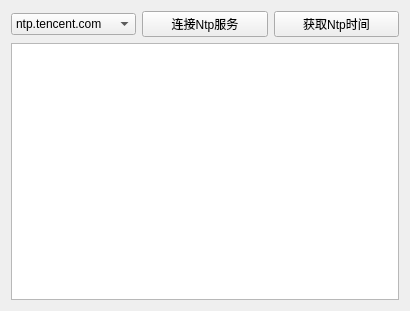
<?xml version="1.0" encoding="UTF-8"?>
<ui version="4.0">
 <class>Widget</class>
 <widget class="QWidget" name="Widget">
  <property name="geometry">
   <rect>
    <x>0</x>
    <y>0</y>
    <width>410</width>
    <height>311</height>
   </rect>
  </property>
  <property name="windowTitle">
   <string>Widget</string>
  </property>
  <layout class="QGridLayout" name="gridLayout">
   <item row="0" column="0">
    <widget class="QComboBox" name="com_address">
     <item>
      <property name="text">
       <string>ntp.tencent.com</string>
      </property>
     </item>
     <item>
      <property name="text">
       <string>ntp1.tencent.com</string>
      </property>
     </item>
     <item>
      <property name="text">
       <string>ntp2.tencent.com</string>
      </property>
     </item>
     <item>
      <property name="text">
       <string>ntp3.tencent.com</string>
      </property>
     </item>
     <item>
      <property name="text">
       <string>ntp4.tencent.com</string>
      </property>
     </item>
     <item>
      <property name="text">
       <string>ntp5.tencent.com</string>
      </property>
     </item>
     <item>
      <property name="text">
       <string>ntp.aliyun.com</string>
      </property>
     </item>
     <item>
      <property name="text">
       <string>ntp1.aliyun.com</string>
      </property>
     </item>
     <item>
      <property name="text">
       <string>ntp2.aliyun.com</string>
      </property>
     </item>
     <item>
      <property name="text">
       <string>ntp3.aliyun.com</string>
      </property>
     </item>
     <item>
      <property name="text">
       <string>ntp4.aliyun.com</string>
      </property>
     </item>
     <item>
      <property name="text">
       <string>ntp5.aliyun.com</string>
      </property>
     </item>
     <item>
      <property name="text">
       <string>ntp6.aliyun.com</string>
      </property>
     </item>
     <item>
      <property name="text">
       <string>ntp7.aliyun.com</string>
      </property>
     </item>
    </widget>
   </item>
   <item row="0" column="1">
    <widget class="QPushButton" name="but_connect">
     <property name="text">
      <string>连接Ntp服务</string>
     </property>
    </widget>
   </item>
   <item row="0" column="2">
    <widget class="QPushButton" name="but_getTime">
     <property name="text">
      <string>获取Ntp时间</string>
     </property>
    </widget>
   </item>
   <item row="1" column="0" colspan="3">
    <widget class="QTextEdit" name="textEdit"/>
   </item>
  </layout>
 </widget>
 <resources/>
 <connections/>
</ui>
